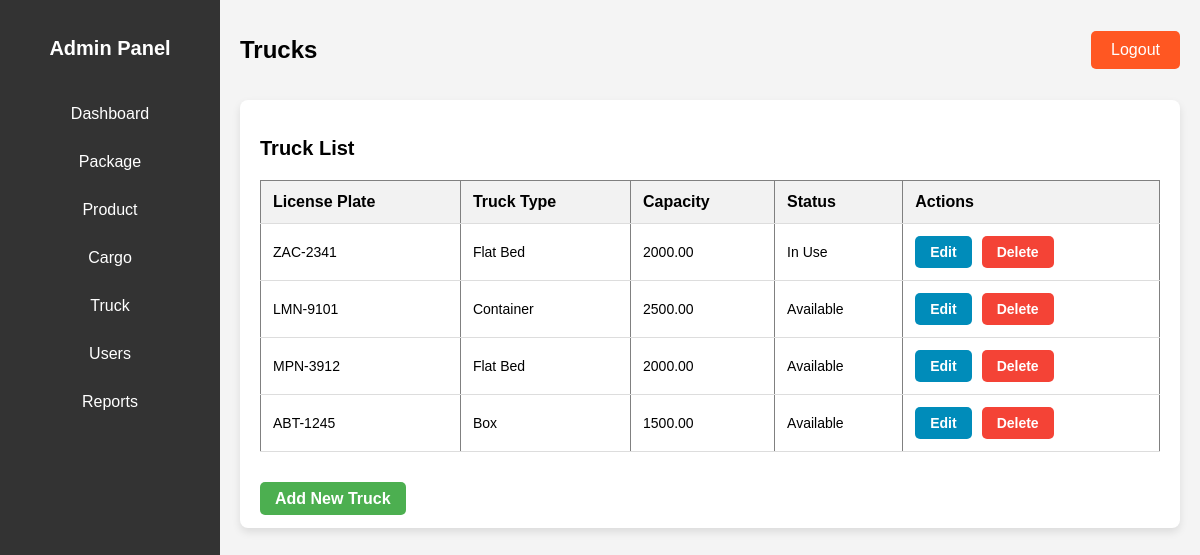
The app's page /truck.php with its own data.
### tables this page shows
CREATE TABLE `truck` (
  `truck_id` int(11) NOT NULL,
  `license_plate` varchar(20) NOT NULL,
  `truck_type` varchar(50) NOT NULL,
  `capacity` decimal(10,2) NOT NULL,
  `status` enum('Available','In Use','Maintenance') DEFAULT 'Available',
  `driver_id` int(11) DEFAULT NULL
);

### truck.php (the view, shortened to what this page needs)
<?php
include 'config.php';
$sql = "SELECT * FROM truck";
$result = mysqli_query($conn, $sql);
?>
<!DOCTYPE html>
<html lang="en">
<head>
</head>
<body>
    <div class="dashboard-container">
        <div class="sidebar">
            <h2>Admin Panel</h2>
            <ul class="sidebar-links">
                <li><a href="admin_dashboard.php" class="sidebar-btn">Dashboard</a></li>
                <li><a href="package.php" class="sidebar-btn">Package</a></li>
                <li><a href="product.php" class="sidebar-btn">Product</a></li>
                <li><a href="cargo.php" class="sidebar-btn">Cargo</a></li>
                <li><a href="truck.php" class="sidebar-btn">Truck</a></li>
                <li><a href="users.php" class="sidebar-btn">Users</a></li>
                <li><a href="reports.php" class="sidebar-btn">Reports</a></li>
            </ul>
        </div>
        <div class="main-content">
            <header>
                <h1>Trucks</h1>
                <a href="index.php" class="logout-btn">Logout</a>
            </header>
            <div class="dashboard-main-container">
                <h2>Truck List</h2>
                <div class="table-container">
                    <table border="1">
                        <tr>
                            <th>License Plate</th>
                            <th>Truck Type</th>
                            <th>Capacity</th>
                            <th>Status</th>
                            <th>Actions</th>
                        </tr>
                        <?php while ($row = mysqli_fetch_assoc($result)): ?>
                            <tr>
                                <td><?php echo $row['license_plate']; ?></td>
                                <td><?php echo $row['truck_type']; ?></td>
                                <td><?php echo $row['capacity']; ?></td>
                                <td><?php echo $row['status']; ?></td>
                                <td>
                                    <div class="action-buttons">
                                        <a href="edit_truck.php?id=<?php echo $row['truck_id']; ?>" class="btn edit-btn">Edit</a>
                                        <a href="delete_truck.php?id=<?php echo $row['truck_id']; ?>" class="btn delete-btn">Delete</a>
                                    </div>
                                </td>
                            </tr>
                        <?php endwhile; ?>
                    </table>
                </div>
                <br>
                <a href="add_truck.php" class="btn add-truck-btn">Add New Truck</a>
            </div>
        </div>
    </div>
</body>
</html>

### truck.php (style rules this page uses)
body { font-family: 'Arial', sans-serif; background-color: #f4f4f4; margin: 0; padding: 0; }
.dashboard-container { display: flex; height: 100vh; }
.sidebar { width: 220px; background-color: #333; color: white; padding-top: 20px; }
.sidebar h2 { text-align: center; margin-bottom: 30px; }
.sidebar-links { list-style: none; padding: 0; margin: 0; }
.sidebar-links li { padding: 15px; text-align: center; }
.sidebar-links li a { color: white; text-decoration: none; display: block; font-size: 16px; }
.main-content { flex-grow: 1; padding: 20px; }
header { display: flex; justify-content: space-between; align-items: center; margin-bottom: 20px; }
header h1 { font-size: 24px; }
.logout-btn { padding: 10px 20px; background-color: #ff5722; color: white; text-decoration: none; border-radius: 5px; }
.dashboard-main-container { background-color: white; padding: 20px; border-radius: 8px; box-shadow: 0 4px 8px rgba(0, 0, 0, 0.1); }
h2 { font-size: 20px; margin-bottom: 20px; }
.table-container { overflow-x: auto; }
table { width: 100%; border-collapse: collapse; margin-bottom: 20px; }
th, td { padding: 12px; text-align: left; border-bottom: 1px solid #ddd; }
th { background-color: #f2f2f2; }
td { font-size: 14px; }
.action-buttons { display: flex; gap: 10px; }
.btn { padding: 8px 15px; border-radius: 5px; text-decoration: none; font-weight: bold; text-align: center; cursor: pointer; transition: background-color 0.3s; }
.add-truck-btn { background-color: #4CAF50; color: white; }
.edit-btn { background-color: #008CBA; color: white; }
.delete-btn { background-color: #f44336; color: white; }

### records on screen
truck: license_plate "ZAC-2341", truck_type "Flat Bed", capacity "2000.00", status "In Use"
truck: license_plate "LMN-9101", truck_type "Container", capacity "2500.00", status "Available"
truck: license_plate "MPN-3912", truck_type "Flat Bed", capacity "2000.00", status "Available"
truck: license_plate "ABT-1245", truck_type "Box", capacity "1500.00", status "Available"
